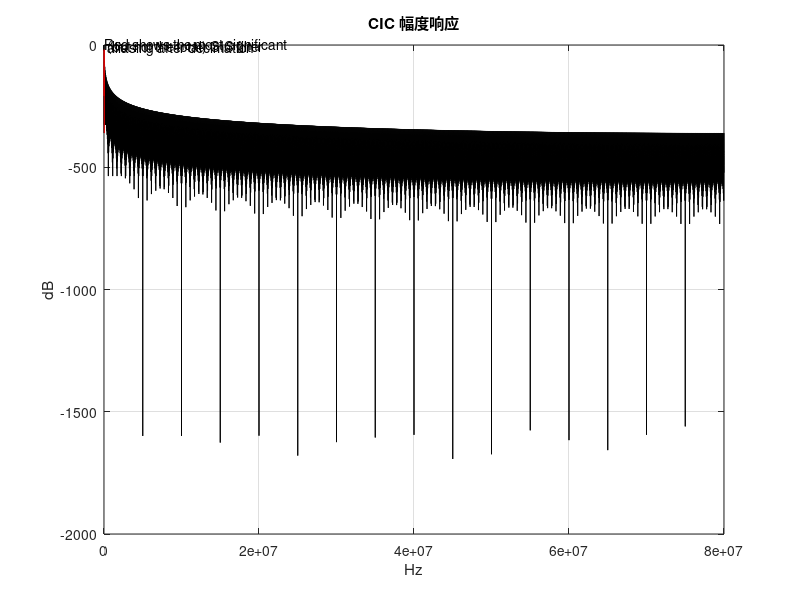
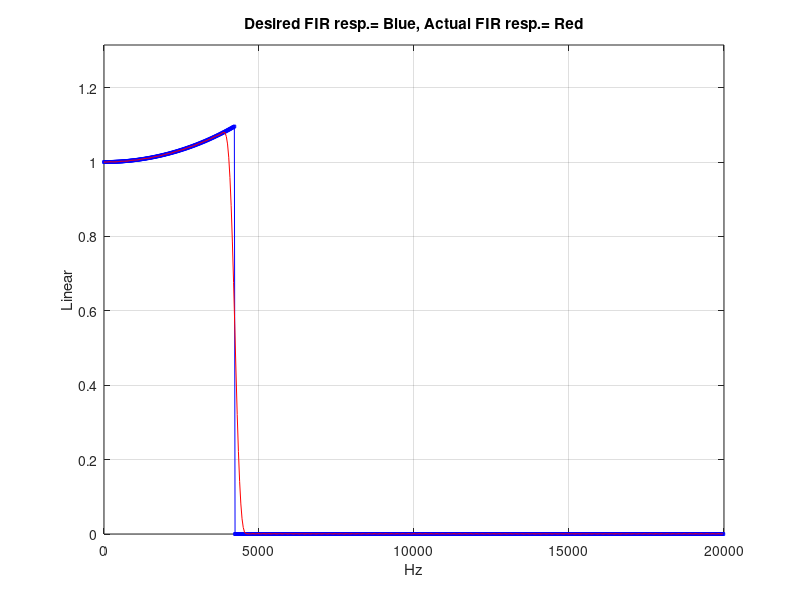
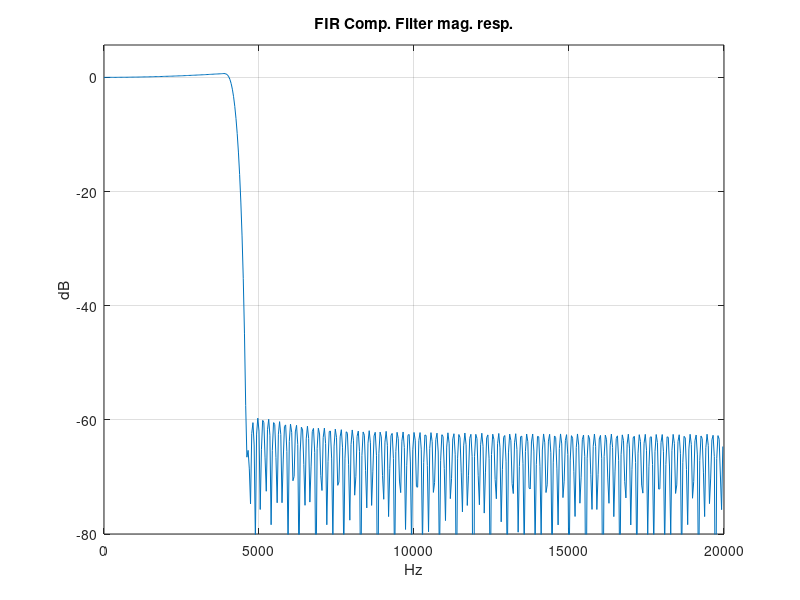
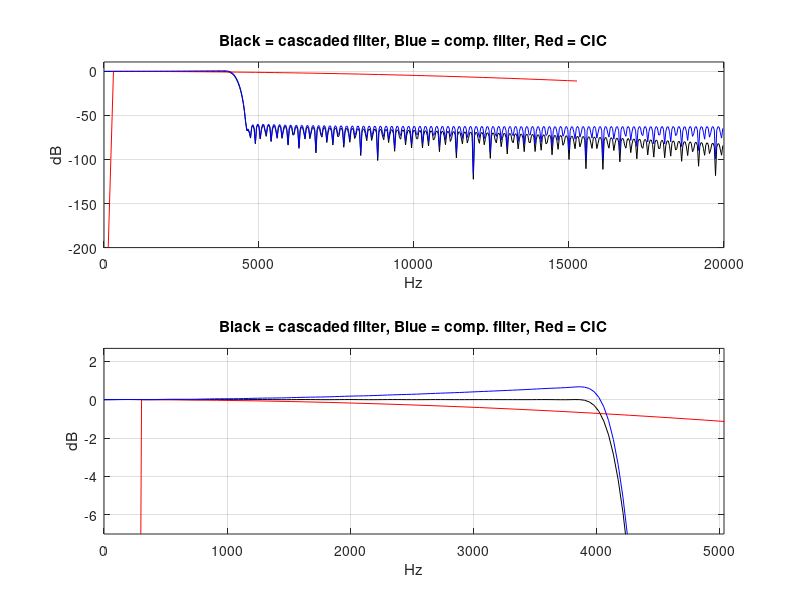

MATLAB code for these plots, in order:
clear, clc, close all
% 设置补偿滤波器的阶数
FIR_Order = 220; % 滤波器阶数比滤波器系数个数少1
% 频谱的频率点数
Num_Freq_Points = 512*512; % Also try, 256 or 1024
% 设置显示的最小幅值(dB)
Threshold = -200; % dB
%%%%%%%%%%%%%%%%%%%%%%%%%%%%%%%%%%%%%%%%%%%%%
%% Define parameters of your desired CIC filter
%%%%%%%%%%%%%%%%%%%%%%%%%%%%%%%%%%%%%%%%%%%%%%
M = 5;     % 滤波器级联级数
R = 4000;  % 抽取因子
N = 1;     % 差分时延
Fs = 160e6;    % 原始采样频率
Fp = 4200;     % 通带截止频率(-6dB)

% 检查通带范围，需不大于降采样后采样频率的一半
if Fp >= 0.5*Fs/R 
    disp(['Fp必须小于Fs/R = ',num2str(Fs/R) ,' Hz的1/2'])
    return 
end
%%%%%%%%%%%%%%%%%%%%%%%%%%%%%%%%%%%%%%%%%%%%%%%%%%%%
%% CIC滤波器的幅频
%%%%%%%%%%%%%%%%%%%%%%%%%%%%%%%%%%%%%%%%%%%%%%%%%%%%%
% 归一化频率范围
Freq = 0: 1/(2*Num_Freq_Points): 0.5-1/(2*Num_Freq_Points);
% CIC幅频函数
Spec_CIC = (R*N*sin(pi*Freq*R*N)./sin(pi*Freq)).^M;
Spec_CIC(1) = (R*N)^M;
Spec_Mag_CIC = abs(Spec_CIC); % 幅度
Spec_Mag_CIC = Spec_Mag_CIC/max(Spec_Mag_CIC); % 归一化幅度
Spec_Mag_dB_CIC = 20*log10(Spec_Mag_CIC); % 转换到dB
figure(1), clf
Freq_Plot_Axis_1 = (0:Num_Freq_Points-1)*Fs/(2*Num_Freq_Points);
plot(Freq_Plot_Axis_1, Spec_Mag_dB_CIC, '-k')
% axis([0, Fs/2, Threshold, 5])
xlim([0, Fs/2])
xlabel('Hz'), ylabel('dB'),
title('CIC 幅度响应'), grid on, zoom on
% Determine & plot CIC filter aliasing after decimation
Mainlobe_Indices = 1:round(2*Num_Freq_Points/(R));
Mainlobe = Spec_Mag_dB_CIC(Mainlobe_Indices);
Mainlobe_Flipped = fliplr(Mainlobe);
% Find "aliased-mainlobe < mainlobe" freq indices
Indices = [1]; % Intialize
for Loop = 2:round(2*Num_Freq_Points/(R))
    if Mainlobe(Loop) >= Mainlobe_Flipped(Loop)
        Indices = [Indices, Loop];
    else
        end
end
hold on
plot(Freq_Plot_Axis_1(Indices), Mainlobe_Flipped(Indices), '-r')
hold off
text(Fs/R, 0, 'Red shows the most significant')
text(Fs/R, -7, ' (but not the total) CIC filter')
text(Fs/R, -14, ' aliasing after decimation')

% End of CIC filter design
%%%%%%%%%%%%%%%%%%%%%%%%%%%%%%%%%%%%%%%%%%%%%%
%% cic的fir补偿滤波器设计

Num_FIR_Design_Freq_Points = 4*FIR_Order;
FIR_Freq_Vector = linspace(0, 1, Num_FIR_Design_Freq_Points);

% 生成cic幅频幅值函数的倒数，作为补偿滤波器的幅度
CIC_Freq_vector = 0:round(Num_FIR_Design_Freq_Points*Fp/(Fs/(2*R)));
CIC_Freq_vector = (1/R)*CIC_Freq_vector/Num_FIR_Design_Freq_Points;
% 根据公式，生成倒数
Inverse_CIC = 1./((1/(R*N)^M)*(sin(pi*CIC_Freq_vector*R*N/2)...
    ./sin(pi*CIC_Freq_vector/2)).^M);
%  Richard Lyons – March, 2020 Page 16
Inverse_CIC(1) = 1; % Eliminate the NaN first sample
Inverse_CIC(Num_FIR_Design_Freq_Points) = 0;
Freq_Plot_Axis_2 = (0:Num_FIR_Design_Freq_Points-1)*(Fs/(2*R))...
    /(Num_FIR_Design_Freq_Points);
figure(2), clf
plot(Freq_Plot_Axis_2, Inverse_CIC, '-bs', 'markersize', 2)
title('Desired FIR resp.= Blue, Actual FIR resp.= Red')
ylabel('Linear'), xlabel('Hz'), grid on, zoom on
% Compute FIR compensation filter coeffs
FIR_Coeffs = fir2(FIR_Order, FIR_Freq_Vector, ...
    Inverse_CIC, chebwin(FIR_Order+1, 50));
disp(['FIR coefficients = ', num2str(FIR_Coeffs)])
% Compute freq response of a unity-gain FIR Comp. filter
Num_Freq_Points = 512;
Spec_Comp_Filter = fft(FIR_Coeffs, 2*Num_Freq_Points);
Spec_Comp_Filter = Spec_Comp_Filter(1:Num_Freq_Points); % Pos. freqs only
Mag_Comp_Filter = abs(Spec_Comp_Filter);
Mag_dB_Comp_Filter = 20*log10(Mag_Comp_Filter);
%Freq_Plot_Axis_3 = (0:Num_Freq_Points-1)*(Fs/R)/(Num_Freq_Points);
Freq_Plot_Axis_3 = (0:Num_Freq_Points-1)*(Fs/(2*R))/(Num_Freq_Points);
figure(2)
hold on
plot(Freq_Plot_Axis_3, Mag_Comp_Filter, '-r', 'markersize', 2)
hold off
axis([0, Fs/(2*R), 0, 1.2*max(Inverse_CIC)])
figure(3), clf
plot(Freq_Plot_Axis_3, Mag_dB_Comp_Filter)
axis([0, Fs/(2*R), -80, max(Mag_dB_Comp_Filter)+5])
xlabel('Hz'), ylabel('dB')
title('FIR Comp. Filter mag. resp.'), grid on, zoom on
%%%%%%%%%%%%%%%%%%%%%%%%%%%%%%%%%%%%%%%%%%%%%
% End of FIR compensation filter design
%%%%%%%%%%%%%%%%%%%%%%%%%%%%%%%%%%%%%%%%%%%%%%
%%%%%%%%%%%%%%%%%%%%%%%%%%%%%%%%%%%%%%%%%%%%%%%%%%%%%%%%%%%%%%%%
% Multiply the unity-gain FIR comp. filter complex freq response times
% the CIC filter's complex **mainlobe-only** freq response
%%%%%%%%%%%%%%%%%%%%%%%%%%%%%%%%%%%%%%%%%%%%%%%%%%%%%%%%%%%%%%%%%
% Compute CIC filter's mainlobe-only response (using Num_Freq_Points)
CIC_Mainlobe_Freq_vector = 0:Num_Freq_Points -1;
CIC_Mainlobe_Freq_vector = 0.5*(2/R)*...
    CIC_Mainlobe_Freq_vector/Num_Freq_Points;
CIC_Mainlobe = ((1/(R*N))*(sin(pi*CIC_Mainlobe_Freq_vector*R*N/2)...
    ./sin(pi*CIC_Mainlobe_Freq_vector/2))).^M;
CIC_Mainlobe(1) = 1; % Zero Hz

% Compute the frequency magnitude response of the cascaded filters
Cascaded_Filter_Spec_Mag = abs(CIC_Mainlobe...
    .*Spec_Comp_Filter);
%  Richard Lyons – March, 2020 Page 17

% Compute cascaded response in dB for plotting
Cascaded_Filter_Spec_Mag_dB = 20*log10(Cascaded_Filter_Spec_Mag);
Freq_Plot_Axis_3 = (0:Num_Freq_Points-1)*(Fs/(2*R))/(Num_Freq_Points);
% Plot cascaded filters' combined freq. magnitude response
figure(4), clf
subplot(2,1,1)
plot(Freq_Plot_Axis_3, Cascaded_Filter_Spec_Mag_dB, '-k')
hold on
plot(Freq_Plot_Axis_1(1:51), Spec_Mag_dB_CIC(1:51), '-r')
plot(Freq_Plot_Axis_3, Mag_dB_Comp_Filter, '-b')
hold off
axis([0, Fs/(2*R), Threshold, max(Mag_dB_Comp_Filter)+10])
xlabel('Hz'), ylabel('dB')
title('Black = cascaded filter, Blue = comp. filter, Red = CIC')
grid on, zoom on

subplot(2,1,2)
plot(Freq_Plot_Axis_3, Cascaded_Filter_Spec_Mag_dB, '-k')
hold on
plot(Freq_Plot_Axis_1(1:51), Spec_Mag_dB_CIC(1:51), '-r')
plot(Freq_Plot_Axis_3, Mag_dB_Comp_Filter, '-b')
hold off
title('Black = cascaded filter, Blue = comp. filter, Red = CIC')
axis([0, 1.2*Fp, -6-N, max(Mag_dB_Comp_Filter)+2])
xlabel('Hz'), ylabel('dB')
grid on, zoom on
